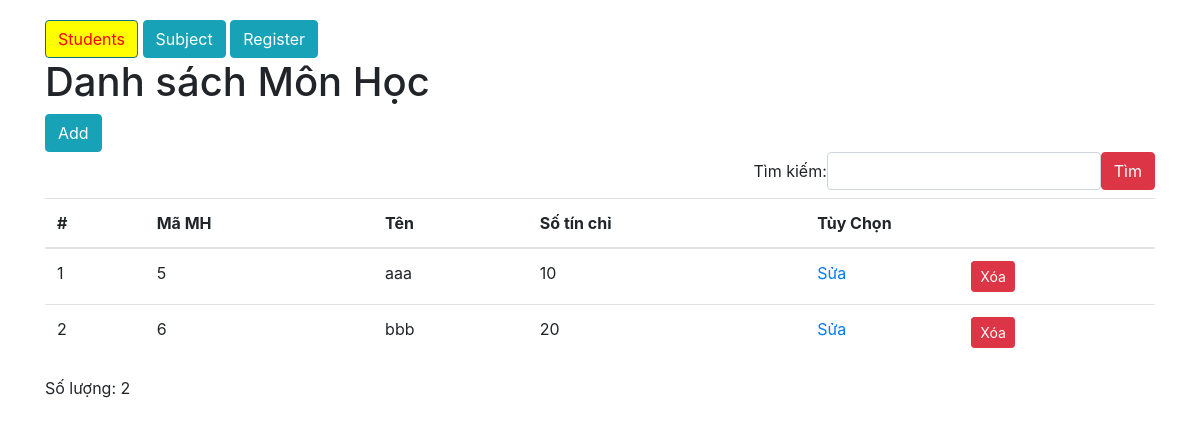
Screenshot of /qlsv/subject/list.php with the database file from the repository.
### tables this page shows
CREATE TABLE `subject` (
  `id` int(11) NOT NULL,
  `name` varchar(50) NOT NULL,
  `number_of_credit` tinyint(4) NOT NULL
);

### qlsv/subject/list.php (the view, shortened to what this page needs)
<?php require "../layout/header.php" ?>
<h1>Danh sách Môn Học</h1>
<a href="add.php" class="btn btn-info">Add</a>
<form action="list.php" method="GET">
    <label class="form-inline justify-content-end">Tìm kiếm: <input type="search" name="search" class="form-control" value="<?= $_GET["search"] ?? "" ?>">
        <button class="btn btn-danger">Tìm</button>
    </label>
</form>
<?php
require "../connectDB.php";
?>
<table class="table table-hover">
    <thead>
        <tr>
            <th>#</th>
            <th>Mã MH</th>
            <th>Tên</th>
            <th>Số tín chỉ</th>
            <th colspan="2">Tùy Chọn</th>
        </tr>
    </thead>
    <tbody>
        <?php
        $sql = "SELECT * FROM subject";
        $result = $conn->query($sql);
        $stt = 0;
        if ($result->num_rows > 0) {
            while ($row = $result->fetch_assoc()) {
                $stt++;
        ?>
                <tr>
                    <td><?= $stt ?></td>
                    <td><?= $row["id"] ?></td>
                    <td><?= $row["name"] ?></td>
                    <td><?= $row["number_of_credit"] ?></td>
                    <td><a href="edit.php?id=<?= $row["id"] ?>">Sửa</a></td>
                    <td><button class="delete btn btn-danger btn-sm" data-url="delete.php?id=<?= $row["id"] ?>">Xóa</button></td>
                </tr>
        <?php }
        }
        ?>
    </tbody>
</table>
<div>
    <span>Số lượng: <?= $stt ?></span>
</div>
<?php require "../layout/footer.php" ?>

### qlsv/public/css/style.css (style rules this page uses)
label { font-weight: normal; }

### rows the page displays
subject: id "5", name "aaa", number_of_credit "10"
subject: id "6", name "bbb", number_of_credit "20"

### other values shown
$stt "2"
